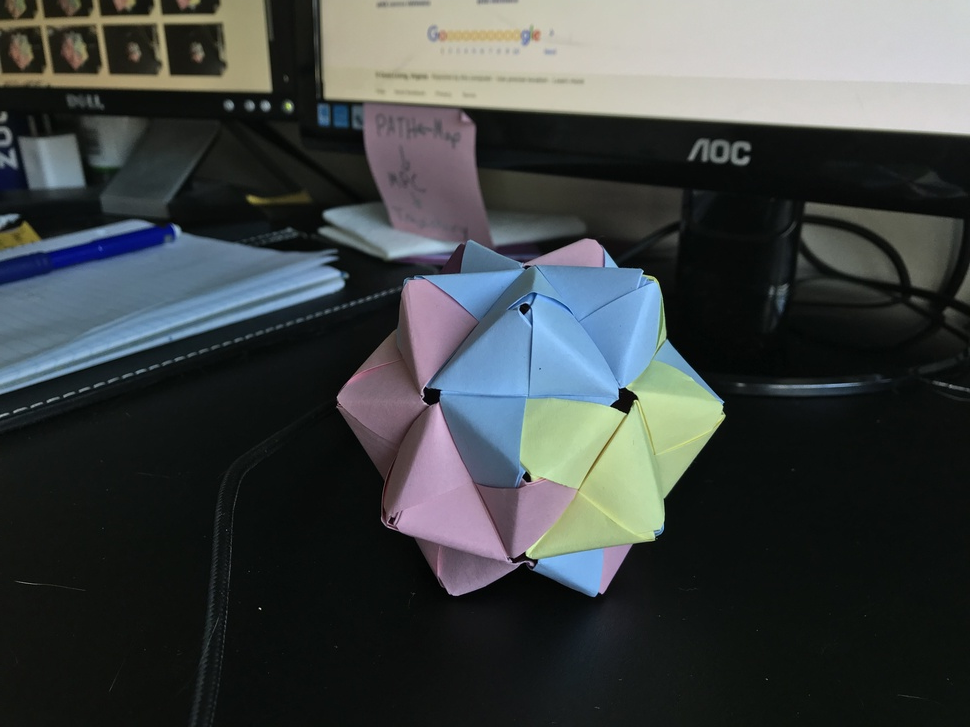
#> input picture bundle-adjustment/data/0.jpg, 970 x 727 px, shrunk from 4032 x 3024 before the run
$ jupyter execute Untitled.ipynb   (shell and % lines are left out)
#> lines starting #> are read from the running program, lines starting #| are printed output that depends on the picture
[cell 1]
import cv2
import numpy as np
import matplotlib
import matplotlib.pyplot as plt

[cell 2]
file0 = 'data/0.jpg'
file1 = 'data/1.jpg'
file2 = 'data/2.jpg'

im0 = cv2.imread(file0)
#> im0 is the input picture: shape (727, 970, 3); mean B, G, R 67.6, 67.4, 62.7
im1 = cv2.imread(file1)
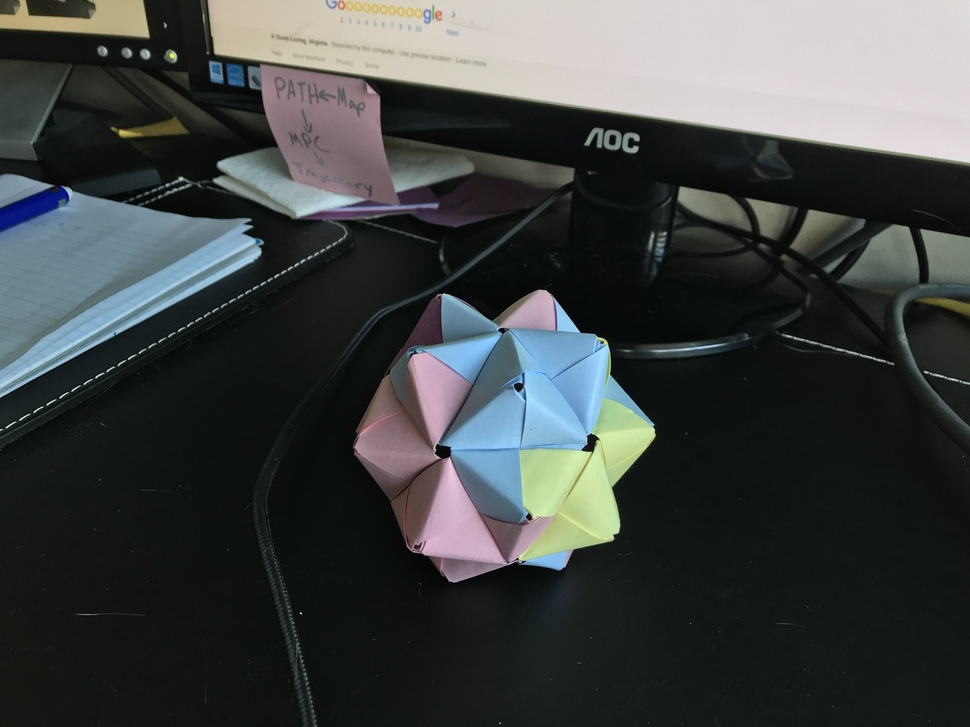
#> input picture bundle-adjustment/data/1.jpg, 970 x 727 px, shrunk from 4032 x 3024 before the run
#> im1 is the input picture: shape (727, 970, 3); mean B, G, R 66.1, 66.7, 62.8
im2 = cv2.imread(file2)
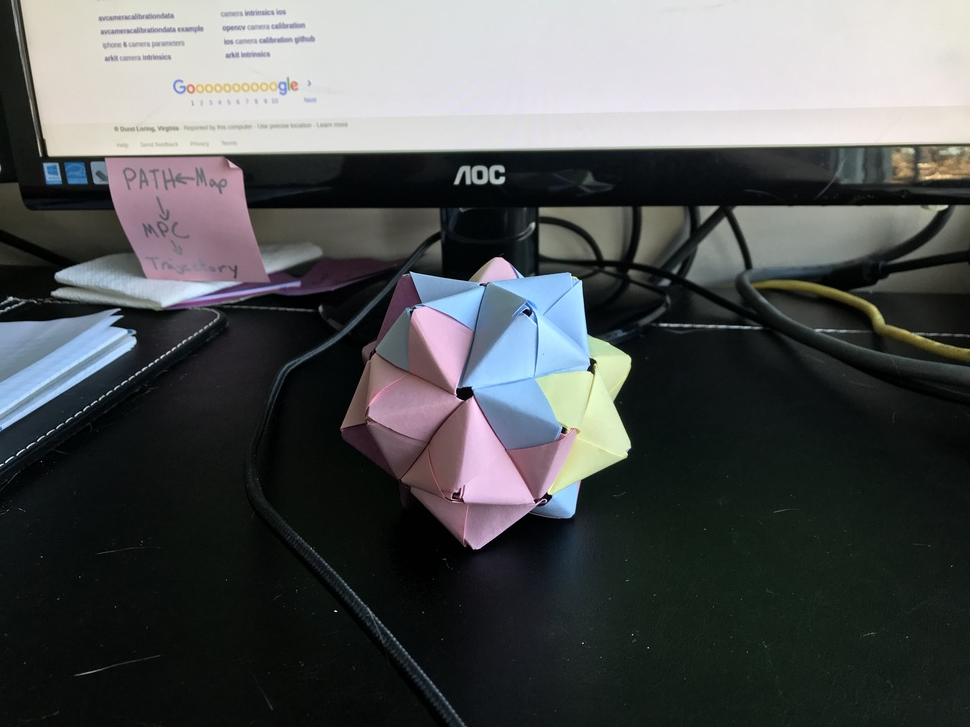
#> input picture bundle-adjustment/data/2.jpg, 970 x 727 px, shrunk from 4032 x 3024 before the run
#> im2 is the input picture: shape (727, 970, 3); mean B, G, R 84.3, 83.9, 81.5
imgs = [im0, im1, im2]

bgr2rgb = lambda x: cv2.cvtColor(x, cv2.COLOR_BGR2RGB)
fig=plt.figure(figsize=(10, 30))

for i in range(3):
  fig.add_subplot(1,3,i+1)
  plt.imshow(bgr2rgb(imgs[i]))
plt.show()
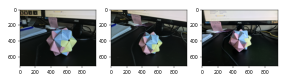
#> figure drawn by matplotlib, 3 panels

[cell 3]
gray = cv2.cvtColor(im0,cv2.COLOR_BGR2GRAY)
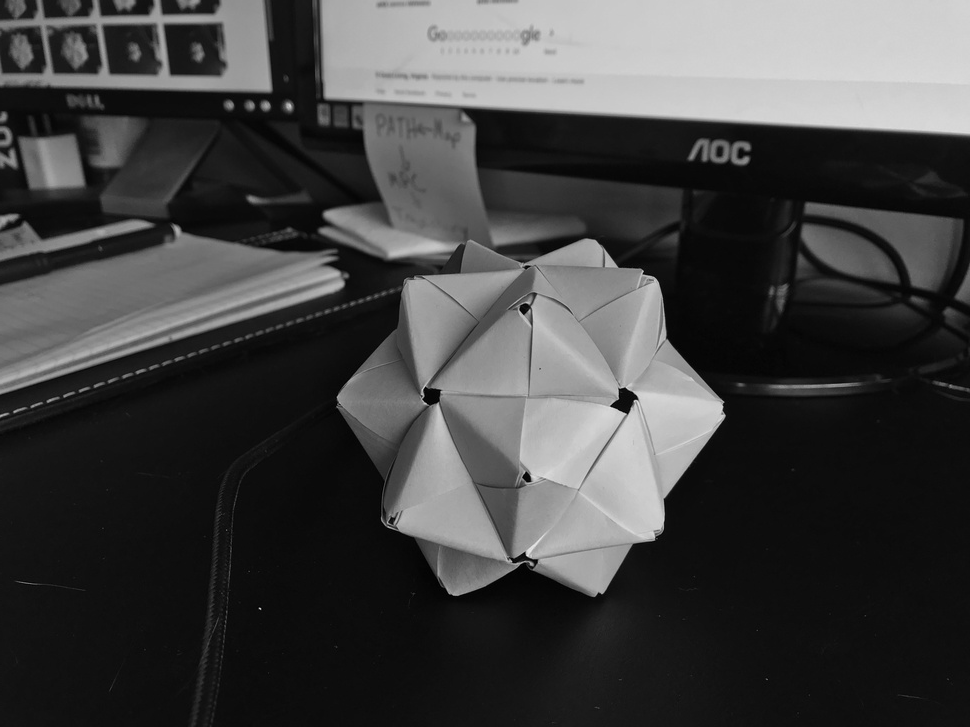
#> gray: shape (727, 970); min 0, max 237, mean 66.1
corners = cv2.goodFeaturesToTrack(gray, 250,0.01, 70)
#> corners = 54 rows, first 8: [643, 273], [260, 608], [619, 389], [524, 552], [440, 390], [526, 472], [524, 267], [391, 517]
corners = np.int0(corners)

print("corners detected: ", len(corners))
#| corners detected:  54
imcopy = np.copy(im0)
for i in corners:
  x,y = i.ravel()
  cv2.circle(imcopy,(x,y),50,255,-1)
#> this loop made 54 passes
#> (x, y) on passes 1 to 12: (643, 273), (260, 608), (619, 389), (524, 552), (440, 390), (526, 472), (524, 267), (391, 517), (598, 593), (47, 401), (723, 402), (654, 539)
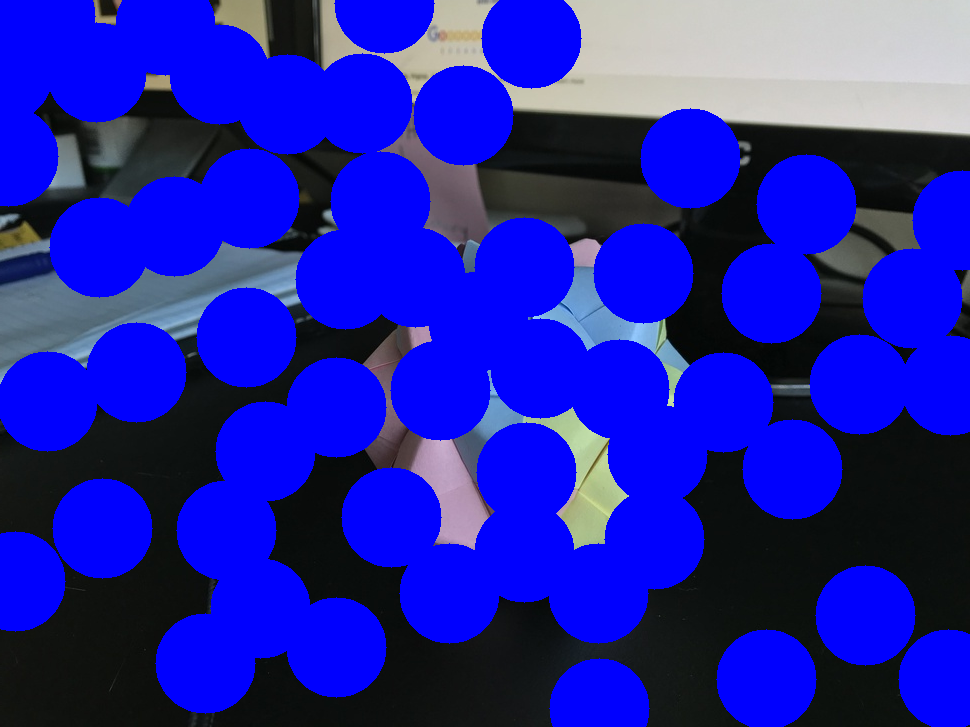
#> imcopy: shape (727, 970, 3); mean B, G, R 166.7, 32.6, 30.9

plt.imshow(imcopy)
plt.show()
